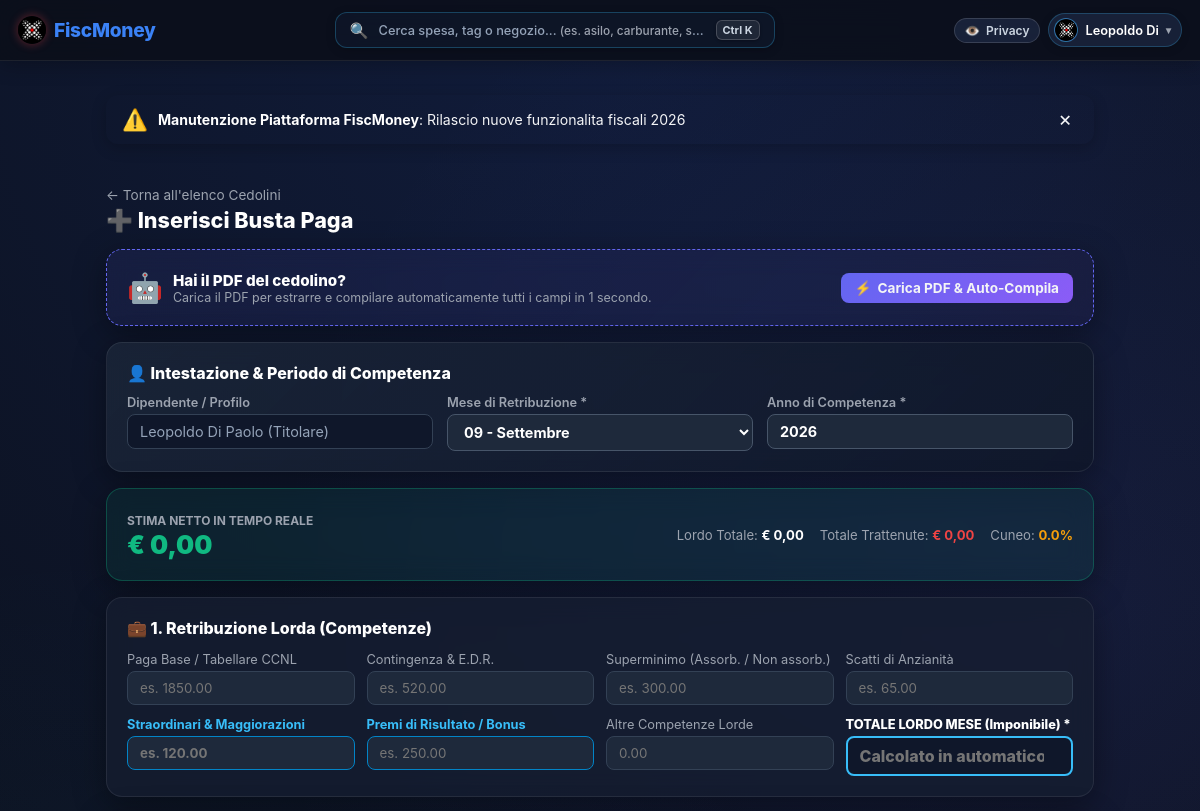
Page /paystubs/new?profile_id=32 (signed in, upper part) on the earlier database version.
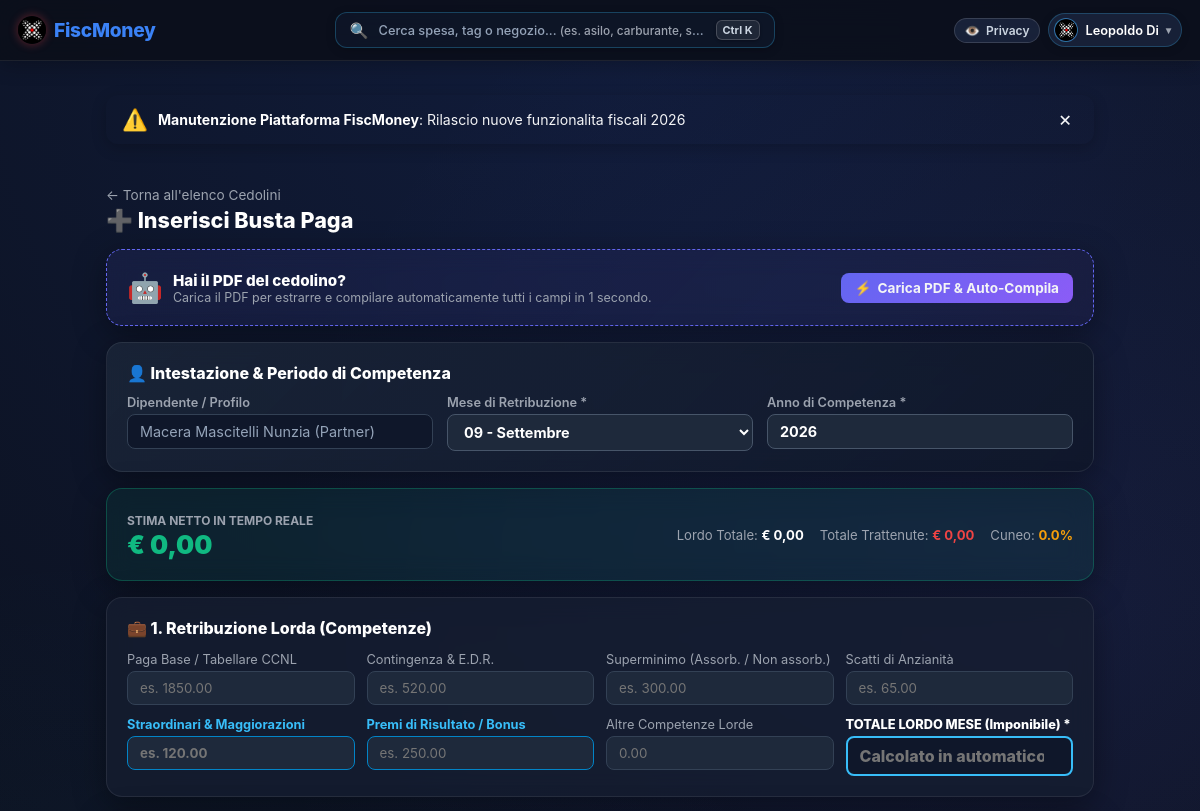
Same page on the later database version.
### tables this page shows
CREATE TABLE profiles (
            id INTEGER PRIMARY KEY AUTOINCREMENT,
            workspace_id INTEGER NOT NULL,
            name TEXT NOT NULL,
            role_title TEXT DEFAULT 'Titolare',
            tax_code TEXT,
            is_primary BOOLEAN DEFAULT 0, invited_email TEXT, linked_user_id INTEGER, assistant_persona TEXT DEFAULT 'leo',
            FOREIGN KEY (workspace_id) REFERENCES workspaces(id) ON DELETE CASCADE
        );

### app.py (the view, shortened to what this page needs)
@app.route("/paystubs/new")
@login_required
def paystub_new():
    ws_id = session.get('workspace_id')
    user_id = session.get('user_id')
    if not ws_id:
        return redirect(url_for('dashboard'))
    conn = get_db_connection()
    ctx = get_workspace_privacy_context(conn, ws_id, user_id)
    is_admin = ctx['is_admin']
    my_profile = ctx['my_profile']
    if not is_admin:
        profiles = [my_profile] if my_profile else []
        profile = my_profile
    else:
        profiles = ctx['all_profiles']
        req_profile_id = request.args.get('profile_id', type=int)
        profile = next((p for p in profiles if p['id'] == req_profile_id), None)
        if not profile:
            active_filter = session.get('profile_filter', 'all')
            if active_filter != 'all':
                profile = next((p for p in profiles if str(p['id']) == active_filter), None)
        if not profile and profiles:
            profile = profiles[0]
    if not profile:
        conn.close()
        flash("Profilo non trovato.", "error")
        return redirect(url_for('paystubs'))
    from datetime import datetime
    current_year = datetime.now().year
    default_month = datetime.now().month
    edit_id = request.args.get('edit_id', type=int)
    clone_from_id = request.args.get('clone_from', type=int)
    paystub = {}
    edit_mode = False
    pdf_prefill = session.pop('pdf_prefill', None)
    if pdf_prefill and not edit_mode:
        paystub = pdf_prefill
        if paystub.get('month'):
            default_month = paystub['month']
        if paystub.get('year'):
            current_year = paystub['year']
    last_ps = conn.execute("SELECT * FROM paystubs WHERE workspace_id = ? AND profile_id = ? ORDER BY year DESC, month DESC LIMIT 1", (ws_id, profile['id'])).fetchone()
    net_to_match = paystub.get('net_amount', 0.0)
    candidate_transfers = find_candidate_bank_transfers(ws_id, profile['id'], default_month, current_year, net_to_match)
    conn.close()
    return render_template(
        "paystub_form.html",
        profiles=profiles,
        profile=profile,
        paystub=paystub,
        edit_mode=edit_mode,
        last_paystub=dict(last_ps) if last_ps else None,
        candidate_transfers=candidate_transfers,
        current_year=current_year,
        default_month=default_month
    )

### app.py (called while the page is built)
def login_required(view):
    @functools.wraps(view)
    def wrapped_view(**kwargs):
        if session.get('user_id') is None:
            return redirect(url_for('login'))
        return view(**kwargs)
    return wrapped_view

### database.py (called while the page is built)
def get_db_connection():
    db_dir = os.path.dirname(DB_PATH)
    if db_dir and not os.path.exists(db_dir):
        os.makedirs(db_dir, exist_ok=True)
    conn = sqlite3.connect(DB_PATH, timeout=30.0)
    conn.row_factory = sqlite3.Row
    conn.execute("PRAGMA journal_mode=WAL;")
    conn.execute("PRAGMA busy_timeout=30000;")
    return conn

def get_active_announcement():
    try:
        conn = get_db_connection()
        ann = conn.execute('''
            SELECT * FROM system_announcements
            WHERE is_active = 1
            ORDER BY created_at DESC LIMIT 1
        ''').fetchone()
        conn.close()
        return dict(ann) if ann else None
    except Exception as e:
        print(f"Error fetching active announcement: {e}")
        return None

### templates/paystub_form.html (shortened to what the changed rows need)
{% extends "base.html" %}
{% block content %}
<div style="display: flex; justify-content: space-between; align-items: center; margin-bottom: 16px;">
    <div>
        <h1 style="font-size: 1.35rem; font-weight: 800; color: #fff; margin: 0;">
            {% if edit_mode %}✏️ Modifica Cedolino{% else %}➕ Inserisci Busta Paga{% endif %}
        </h1>
    </div>
</div>
<form method="POST" action="/paystubs/save" id="paystubForm">
    <div class="card" style="margin-bottom: 16px; background: linear-gradient(135deg, rgba(30, 41, 59, 0.7), rgba(15, 23, 42, 0.9));">
        <div style="display: grid; grid-template-columns: repeat(auto-fit, minmax(180px, 1fr)); gap: 14px;">
            <div>
                <label style="color: var(--text-muted); font-size: 0.8rem; font-weight: 600; display: block; margin-bottom: 4px;">Dipendente / Profilo</label>
                <input type="text" value="{{ profile.name }} ({{ profile.role_title or 'Titolare' }})" disabled
                       style="width: 100%; background: #0f172a; color: #94a3b8; border: 1px solid #334155; border-radius: 8px; padding: 8px 12px; font-size: 0.9rem;">
            </div>
        </div>
    </div>
</form>
{% endblock %}

Differences in the rows shown:
no longer on this page (row edited): profiles: name "Leopoldo Di Paolo (Titolare)"
added profiles: name "Macera Mascitelli Nunzia (Partner)"
